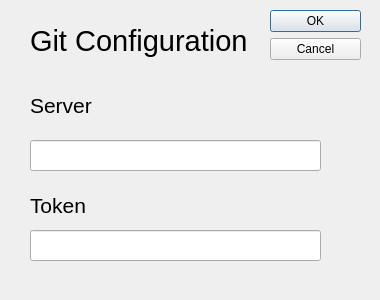
<?xml version="1.0" encoding="UTF-8"?>
<ui version="4.0">
 <class>Dialog</class>
 <widget class="QDialog" name="Dialog">
  <property name="geometry">
   <rect>
    <x>0</x>
    <y>0</y>
    <width>380</width>
    <height>300</height>
   </rect>
  </property>
  <property name="windowTitle">
   <string>Dialog</string>
  </property>
  <widget class="QDialogButtonBox" name="buttonBox">
   <property name="geometry">
    <rect>
     <x>270</x>
     <y>10</y>
     <width>91</width>
     <height>61</height>
    </rect>
   </property>
   <property name="orientation">
    <enum>Qt::Vertical</enum>
   </property>
   <property name="standardButtons">
    <set>QDialogButtonBox::Cancel|QDialogButtonBox::Ok</set>
   </property>
  </widget>
  <widget class="QLabel" name="label">
   <property name="geometry">
    <rect>
     <x>30</x>
     <y>20</y>
     <width>291</width>
     <height>41</height>
    </rect>
   </property>
   <property name="font">
    <font>
     <pointsize>22</pointsize>
    </font>
   </property>
   <property name="text">
    <string>Git Configuration</string>
   </property>
  </widget>
  <widget class="QLabel" name="label_2">
   <property name="geometry">
    <rect>
     <x>30</x>
     <y>90</y>
     <width>151</width>
     <height>31</height>
    </rect>
   </property>
   <property name="font">
    <font>
     <pointsize>16</pointsize>
    </font>
   </property>
   <property name="text">
    <string>Server</string>
   </property>
  </widget>
  <widget class="QLabel" name="label_3">
   <property name="geometry">
    <rect>
     <x>30</x>
     <y>190</y>
     <width>151</width>
     <height>31</height>
    </rect>
   </property>
   <property name="font">
    <font>
     <pointsize>16</pointsize>
    </font>
   </property>
   <property name="text">
    <string>Token</string>
   </property>
  </widget>
  <widget class="QLineEdit" name="textServer">
   <property name="geometry">
    <rect>
     <x>30</x>
     <y>140</y>
     <width>291</width>
     <height>31</height>
    </rect>
   </property>
  </widget>
  <widget class="QLineEdit" name="textToken">
   <property name="geometry">
    <rect>
     <x>30</x>
     <y>230</y>
     <width>291</width>
     <height>31</height>
    </rect>
   </property>
  </widget>
 </widget>
 <resources/>
 <connections>
  <connection>
   <sender>buttonBox</sender>
   <signal>accepted()</signal>
   <receiver>Dialog</receiver>
   <slot>accept()</slot>
   <hints>
    <hint type="sourcelabel">
     <x>248</x>
     <y>254</y>
    </hint>
    <hint type="destinationlabel">
     <x>157</x>
     <y>274</y>
    </hint>
   </hints>
  </connection>
  <connection>
   <sender>buttonBox</sender>
   <signal>rejected()</signal>
   <receiver>Dialog</receiver>
   <slot>reject()</slot>
   <hints>
    <hint type="sourcelabel">
     <x>316</x>
     <y>260</y>
    </hint>
    <hint type="destinationlabel">
     <x>286</x>
     <y>274</y>
    </hint>
   </hints>
  </connection>
 </connections>
</ui>
